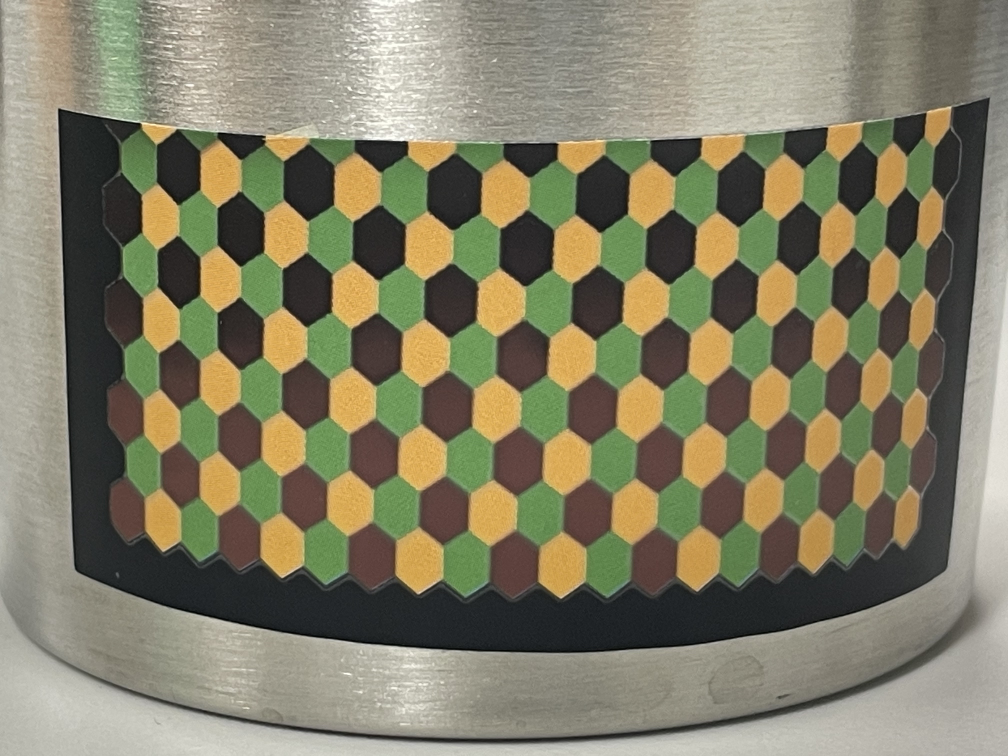
#> input picture assets/70.jpeg, 4032 x 3024 px (shown at 1/4 size)
$ python colorDetect.py
#> lines starting #> are read from the running program, lines starting #| are printed output that depends on the picture
# 간단한 이미지 색상 디텍팅! 색상 정보를 return

import cv2
import numpy as np

# 이미지 파일 읽기
image = cv2.imread("./assets/70.jpeg")
#> image is the input picture: shape (3024, 4032, 3); mean B, G, R 102, 126.3, 130.2

# 이미지 크기 및 중앙 좌표 가져오기
height, width, _ = image.shape
#> height = 3024; width = 4032
center_x, center_y = width // 2, height // 2
#> center_x = 2016; center_y = 1512

# 중앙 rect 좌표 설정
rect_size = 300  # rect의 크기
x1 = center_x - rect_size // 2
#> x1 = 1866
y1 = center_y - rect_size // 2
#> y1 = 1362
x2 = center_x + rect_size // 2
#> x2 = 2166
y2 = center_y + rect_size // 2
#> y2 = 1662

# 중앙 rect 추출
roi = image[y1:y2, x1:x2]
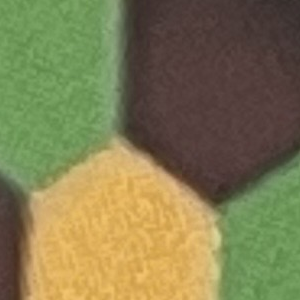
#> roi: shape (300, 300, 3); mean B, G, R 80.2, 123.3, 128.6

# rect 내의 평균 색상 계산
# roi 내의 모든 픽셀의 B, G, R (파란색, 녹색, 빨간색) 색상 값을 평균 계산
average_color = np.mean(np.mean(roi, axis=0), axis=0)
#> average_color = [80.21, 123.3, 128.6]
# average_color를 정수 데이터 형식으로 변환
average_color = average_color.astype(int)
#> average_color = [80, 123, 128]

# 평균 색상 출력 (BGR)
print("Average Color (BGR):", average_color)
#| Average Color (BGR): [ 80 123 128]

# 빨간색에 가까운지 확인
blue, green, red = average_color
#> blue = 80; green = 123; red = 128
if red > 100 and blue < 50 and green < 50:
    print("주의: 빨간색에 가까운 색상을 감지했습니다!")

# 이미지 리사이즈
resized_image = cv2.resize(image, (0, 0), fx=0.5, fy=0.5)  # 이미지 크기를 50%로 조절

# # 이미지에 rectangle 그리기
# cv2.rectangle(resized_image, (x1, y1), (x2, y2), (0, 255, 0), 2)
# 이미지에 rectangle 그리기
cv2.rectangle(resized_image, (x1 // 2, y1 // 2), (x2 // 2, y2 // 2), (0, 255, 0), 2)
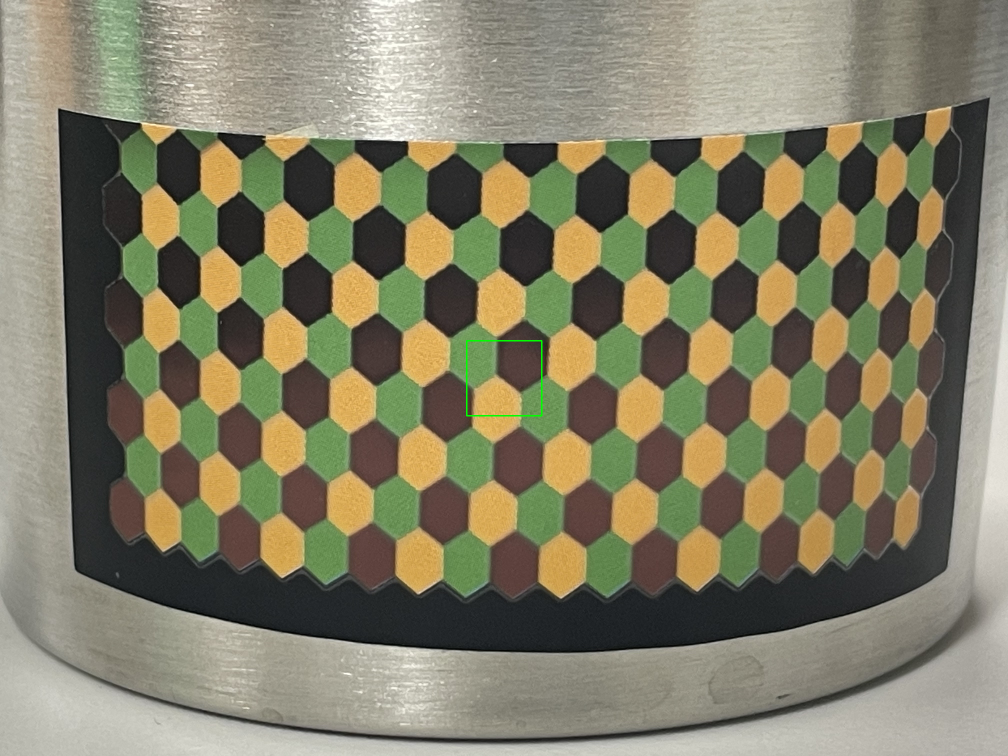
#> resized_image: shape (1512, 2016, 3) (shown at 1/2 size); mean B, G, R 102.1, 126.5, 130.3

# 이미지 화면에 표시
cv2.imshow("Image with Rectangle", resized_image)
cv2.waitKey(0)
cv2.destroyAllWindows()

$ run again, with assets/30.jpeg copied over assets/70.jpeg
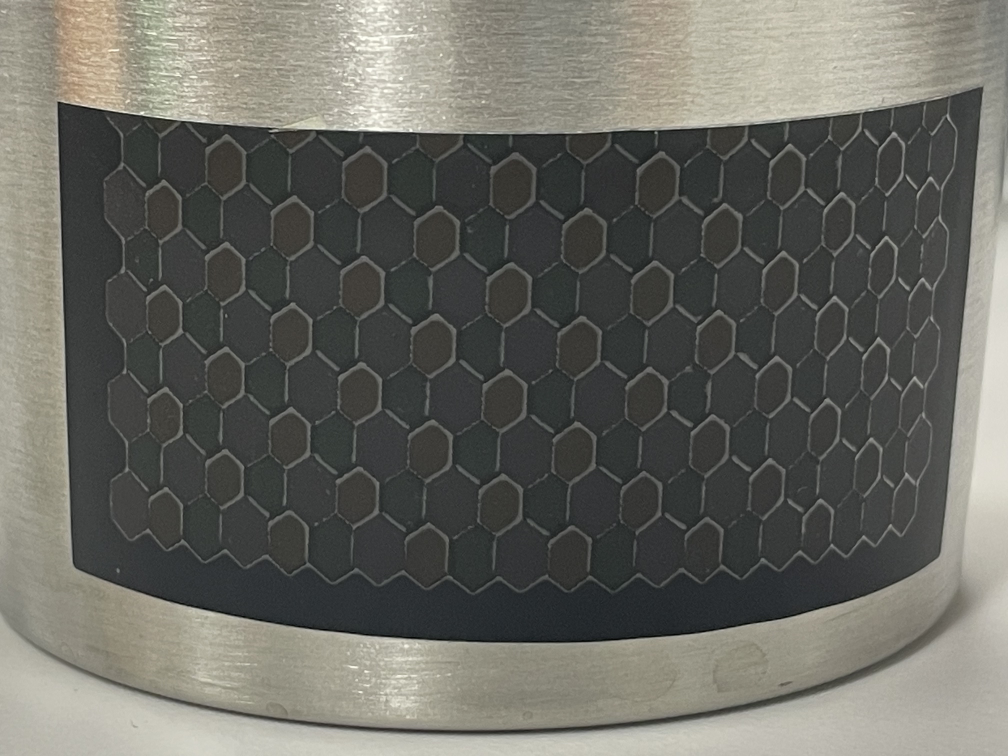
#> input picture assets/30.jpeg, 4032 x 3024 px (shown at 1/4 size)
#> image is the input picture: shape (3024, 4032, 3); mean B, G, R 97.7, 104.3, 104.5
#> `roi = image[y1:y2, x1:x2]`:
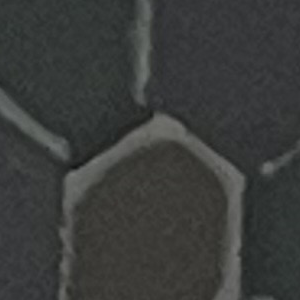
#> roi: shape (300, 300, 3); mean B, G, R 58.9, 60.1, 58.4
#> `average_color = np.mean(np.mean(roi, axis=0), axis=0)`: average_color = [58.85, 60.11, 58.4]
#> `average_color = average_color.astype(int)`: average_color = [58, 60, 58]
#| Average Color (BGR): [58 60 58]
#> blue = 58; green = 60; red = 58
#> `cv2.rectangle(resized_image, (x1 // 2, y1 // 2), (x2 // 2, y2 // 2), (..`:
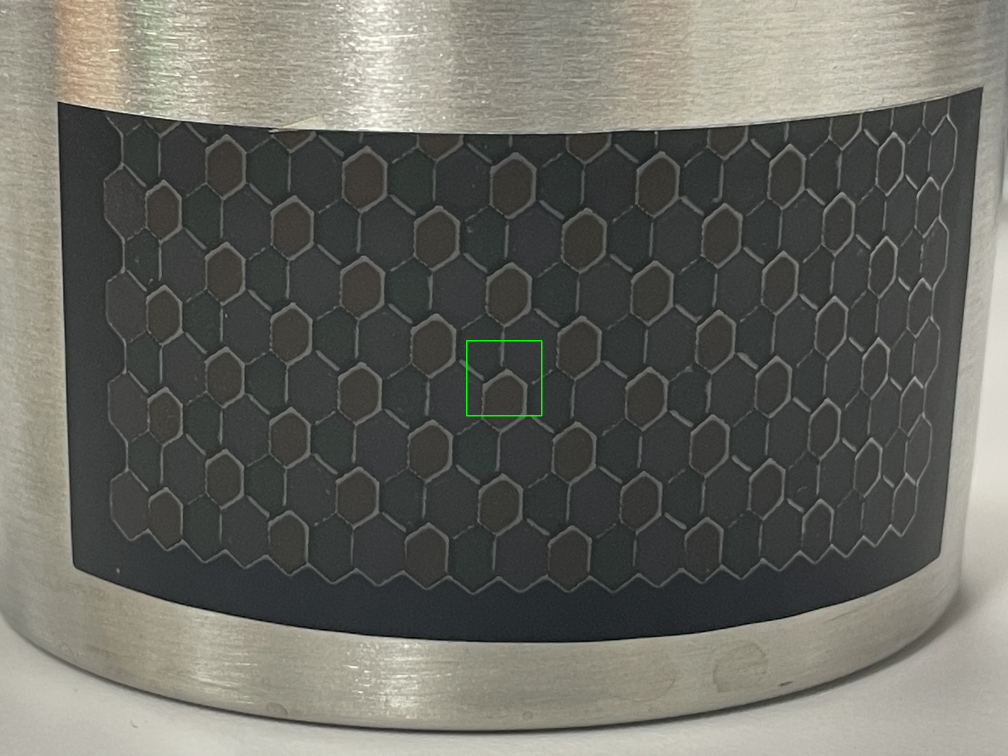
#> resized_image: shape (1512, 2016, 3) (shown at 1/2 size); mean B, G, R 97.8, 104.6, 104.6

$ run again, with assets/40.jpeg copied over assets/70.jpeg
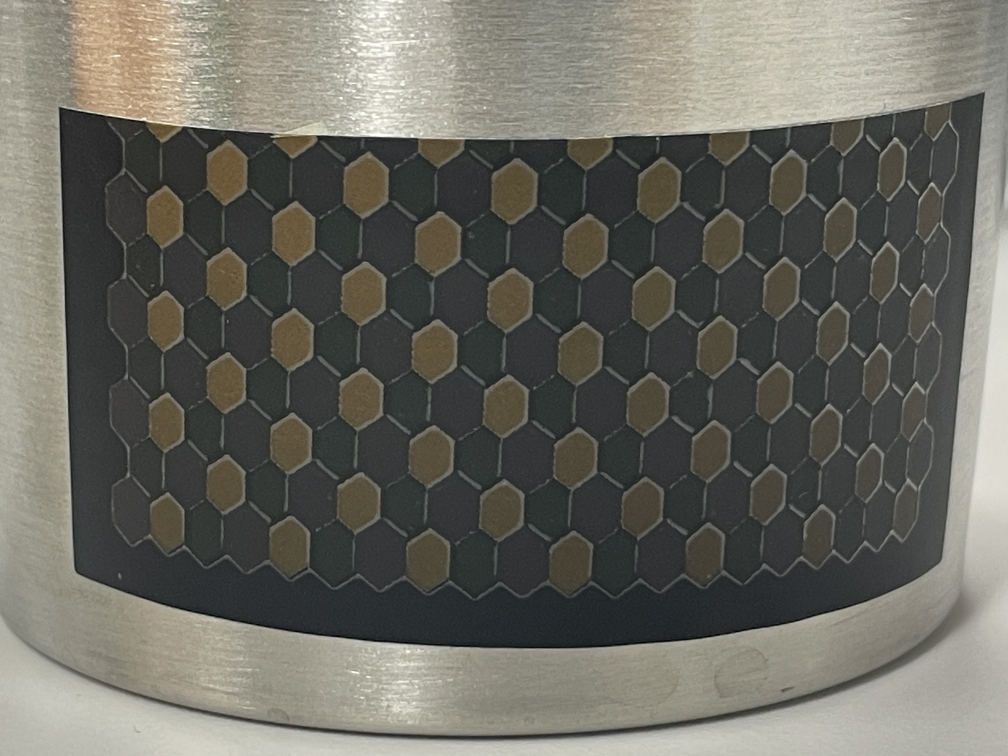
#> input picture assets/40.jpeg, 4032 x 3024 px (shown at 1/4 size)
#> image is the input picture: shape (3024, 4032, 3); mean B, G, R 97.1, 105, 106.1
#> `roi = image[y1:y2, x1:x2]`:
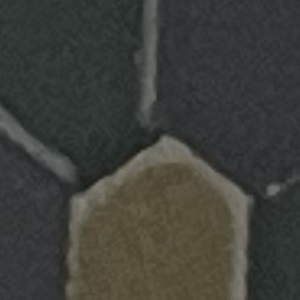
#> roi: shape (300, 300, 3); mean B, G, R 58.3, 63.2, 62.4
#> `average_color = np.mean(np.mean(roi, axis=0), axis=0)`: average_color = [58.34, 63.17, 62.43]
#> `average_color = average_color.astype(int)`: average_color = [58, 63, 62]
#| Average Color (BGR): [58 63 62]
#> blue = 58; green = 63; red = 62
#> `cv2.rectangle(resized_image, (x1 // 2, y1 // 2), (x2 // 2, y2 // 2), (..`:
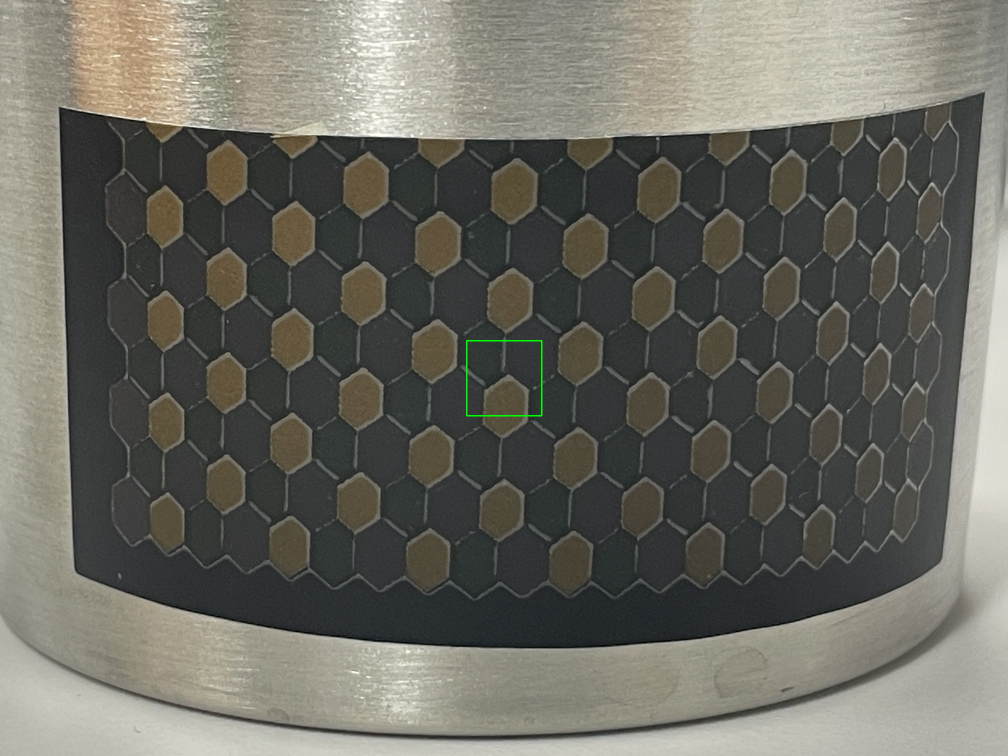
#> resized_image: shape (1512, 2016, 3) (shown at 1/2 size); mean B, G, R 97.2, 105.3, 106.2

$ run again, with assets/50.jpeg copied over assets/70.jpeg
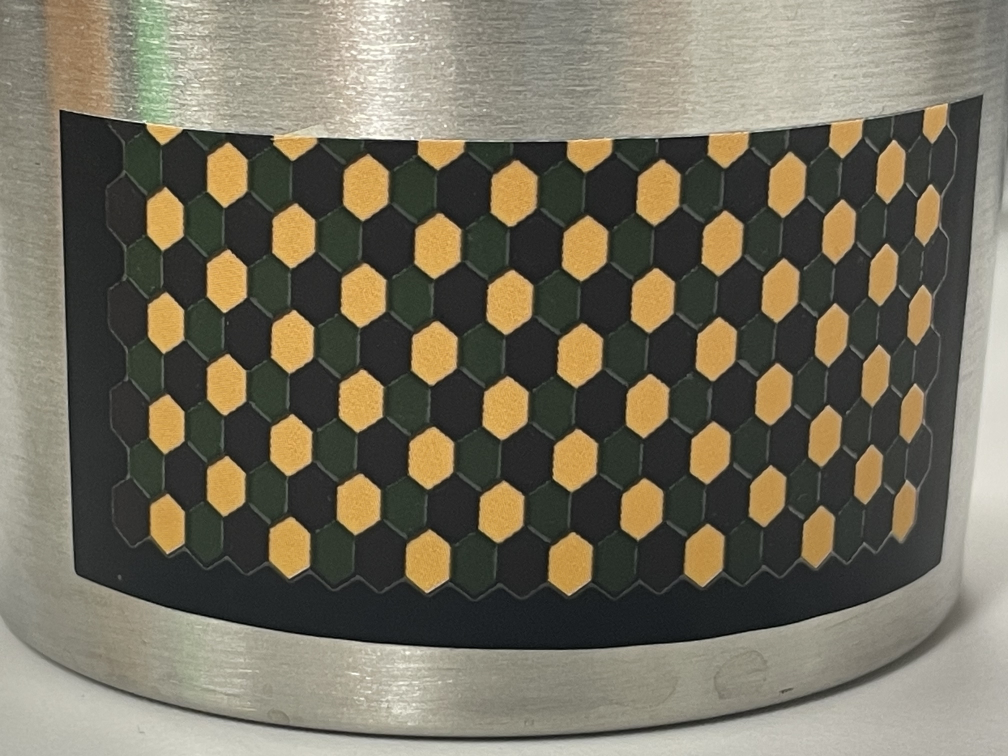
#> input picture assets/50.jpeg, 4032 x 3024 px (shown at 1/4 size)
#> image is the input picture: shape (3024, 4032, 3); mean B, G, R 94.2, 110.9, 116.7
#> `roi = image[y1:y2, x1:x2]`:
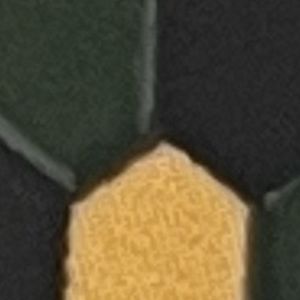
#> roi: shape (300, 300, 3); mean B, G, R 54.8, 77.5, 86.4
#> `average_color = np.mean(np.mean(roi, axis=0), axis=0)`: average_color = [54.8, 77.46, 86.43]
#> `average_color = average_color.astype(int)`: average_color = [54, 77, 86]
#| Average Color (BGR): [54 77 86]
#> blue = 54; green = 77; red = 86
#> `cv2.rectangle(resized_image, (x1 // 2, y1 // 2), (x2 // 2, y2 // 2), (..`:
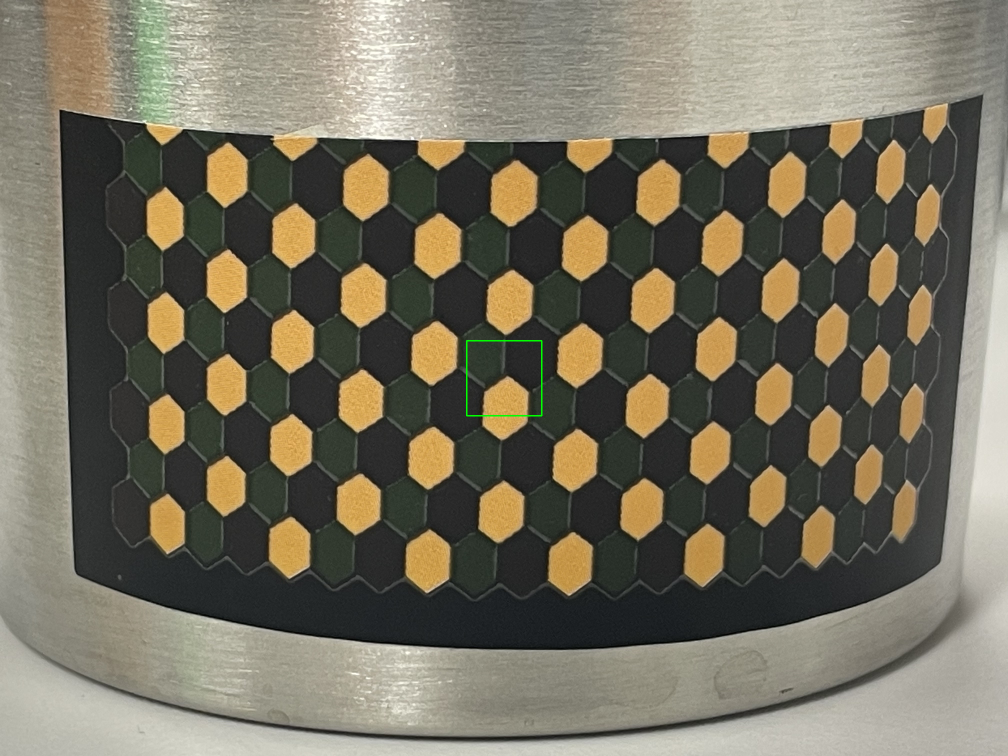
#> resized_image: shape (1512, 2016, 3) (shown at 1/2 size); mean B, G, R 94.3, 111.1, 116.8
